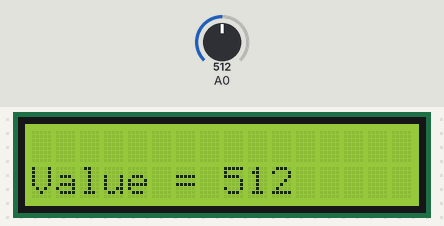
Bench run of a sketch on a simulated Arduino Uno, built with avr-gcc and run on an emulated ATmega328P. On the bench: 16×2 character LCD. The inputs (shaded band) are chosen by the test bench; at power-on: A0 = 512.

Above: at 1.2 s.
1.3 s: A0 set to 716
At 2.7 s:
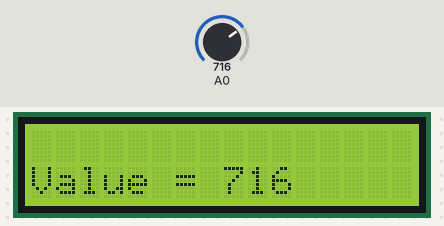
3.0 s: A0 set to 900
At 4.2 s:
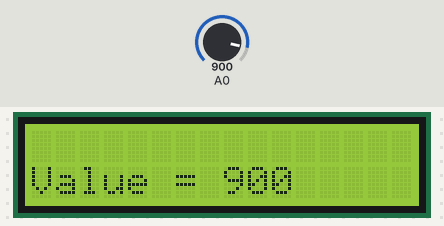
4.5 s: A0 set to 1023
At 5.9 s:
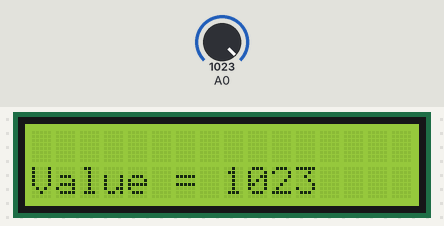
Timing chart, 0 to 7.5 s (numbered marks = the images above; inputs shaded):
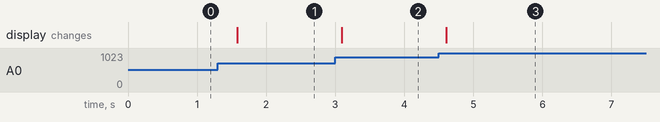

The sketch:

Praktikum_3.2.ino
```cpp
/****************************************************************
                  INDRA WARDI(4211501020)
                      MEKATRONIKA 3A
                  POLITEKNIK NEGERI BATAM
        PRAKTIKUM 3.2 Analog Input dengan Tegangan
                  Referensi VCC (1,1 Volt)
****************************************************************/
#include <LiquidCrystal.h>
LiquidCrystal lcd(2,3,4,5,6,7);

void setup() {
  lcd.begin(16,2);
  lcd.clear();
  lcd.setCursor(0,0);
  lcd.print("ADC Example on A0");
  analogReference(DEFAULT);
  }

void loop() {
  unsigned int dataADC = analogRead(A0);
  lcd.clear();
  lcd.setCursor(0,1);
  lcd.print("Value = ");
  lcd.print(dataADC);
  delay(500);
}
```

Measured:
- after the input at 1.3 s, the display: changes after 0.28 s (image 1)
- after the input at 3.0 s, the display: changes after 0.10 s (image 2)
- after the input at 4.5 s, the display: changes after 0.11 s (image 3)
